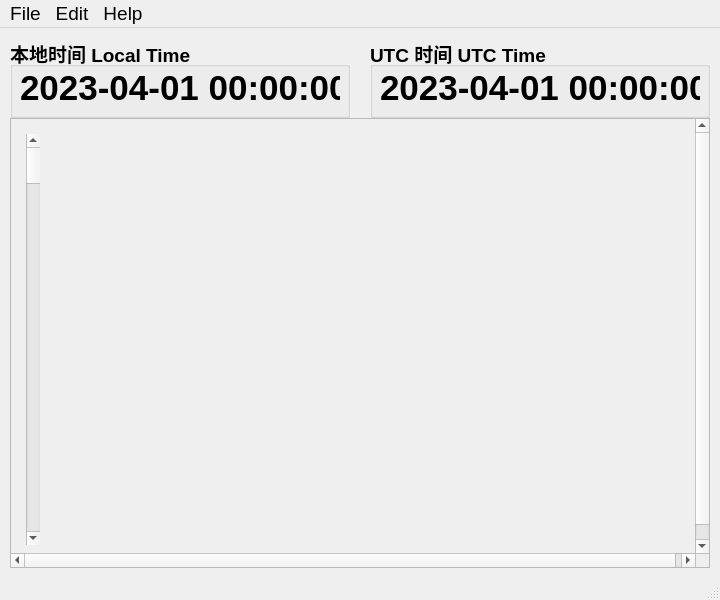
<?xml version="1.0" encoding="UTF-8"?>
<ui version="4.0">
 <class>MainWindow</class>
 <widget class="QMainWindow" name="MainWindow">
  <property name="geometry">
   <rect>
    <x>0</x>
    <y>0</y>
    <width>720</width>
    <height>600</height>
   </rect>
  </property>
  <property name="sizePolicy">
   <sizepolicy hsizetype="Fixed" vsizetype="Fixed">
    <horstretch>0</horstretch>
    <verstretch>0</verstretch>
   </sizepolicy>
  </property>
  <property name="minimumSize">
   <size>
    <width>720</width>
    <height>600</height>
   </size>
  </property>
  <property name="maximumSize">
   <size>
    <width>720</width>
    <height>600</height>
   </size>
  </property>
  <property name="windowTitle">
   <string>MainWindow</string>
  </property>
  <widget class="QWidget" name="centralwidget">
   <widget class="QGroupBox" name="localTimeGroupBox">
    <property name="geometry">
     <rect>
      <x>10</x>
      <y>10</y>
      <width>340</width>
      <height>80</height>
     </rect>
    </property>
    <property name="sizePolicy">
     <sizepolicy hsizetype="Fixed" vsizetype="Fixed">
      <horstretch>0</horstretch>
      <verstretch>0</verstretch>
     </sizepolicy>
    </property>
    <property name="maximumSize">
     <size>
      <width>340</width>
      <height>80</height>
     </size>
    </property>
    <property name="font">
     <font>
      <pointsize>14</pointsize>
      <weight>75</weight>
      <bold>true</bold>
     </font>
    </property>
    <property name="title">
     <string>本地时间 Local Time</string>
    </property>
    <widget class="QLabel" name="localTimeLabel">
     <property name="geometry">
      <rect>
       <x>10</x>
       <y>25</y>
       <width>320</width>
       <height>50</height>
      </rect>
     </property>
     <property name="sizePolicy">
      <sizepolicy hsizetype="Fixed" vsizetype="Fixed">
       <horstretch>0</horstretch>
       <verstretch>0</verstretch>
      </sizepolicy>
     </property>
     <property name="maximumSize">
      <size>
       <width>320</width>
       <height>50</height>
      </size>
     </property>
     <property name="font">
      <font>
       <family>Arial</family>
       <pointsize>26</pointsize>
       <weight>75</weight>
       <bold>true</bold>
      </font>
     </property>
     <property name="text">
      <string>2023-04-01 00:00:00</string>
     </property>
    </widget>
   </widget>
   <widget class="QGroupBox" name="utcTimeGroupBox">
    <property name="geometry">
     <rect>
      <x>370</x>
      <y>10</y>
      <width>340</width>
      <height>80</height>
     </rect>
    </property>
    <property name="sizePolicy">
     <sizepolicy hsizetype="Fixed" vsizetype="Fixed">
      <horstretch>0</horstretch>
      <verstretch>0</verstretch>
     </sizepolicy>
    </property>
    <property name="maximumSize">
     <size>
      <width>340</width>
      <height>80</height>
     </size>
    </property>
    <property name="font">
     <font>
      <pointsize>14</pointsize>
      <weight>75</weight>
      <bold>true</bold>
     </font>
    </property>
    <property name="title">
     <string>UTC 时间 UTC Time</string>
    </property>
    <widget class="QLabel" name="utcTimeLabel">
     <property name="geometry">
      <rect>
       <x>10</x>
       <y>25</y>
       <width>320</width>
       <height>50</height>
      </rect>
     </property>
     <property name="sizePolicy">
      <sizepolicy hsizetype="Fixed" vsizetype="Fixed">
       <horstretch>0</horstretch>
       <verstretch>0</verstretch>
      </sizepolicy>
     </property>
     <property name="maximumSize">
      <size>
       <width>320</width>
       <height>50</height>
      </size>
     </property>
     <property name="font">
      <font>
       <family>Arial</family>
       <pointsize>26</pointsize>
       <weight>75</weight>
       <bold>true</bold>
      </font>
     </property>
     <property name="text">
      <string>2023-04-01 00:00:00</string>
     </property>
    </widget>
   </widget>
   <widget class="QScrollArea" name="scrollArea">
    <property name="geometry">
     <rect>
      <x>10</x>
      <y>90</y>
      <width>700</width>
      <height>450</height>
     </rect>
    </property>
    <property name="sizePolicy">
     <sizepolicy hsizetype="Fixed" vsizetype="Fixed">
      <horstretch>0</horstretch>
      <verstretch>0</verstretch>
     </sizepolicy>
    </property>
    <property name="maximumSize">
     <size>
      <width>700</width>
      <height>450</height>
     </size>
    </property>
    <property name="widgetResizable">
     <bool>true</bool>
    </property>
    <widget class="QWidget" name="scrollAreaWidgetContents">
     <property name="geometry">
      <rect>
       <x>0</x>
       <y>0</y>
       <width>690</width>
       <height>450</height>
      </rect>
     </property>
     <property name="sizePolicy">
      <sizepolicy hsizetype="Fixed" vsizetype="Preferred">
       <horstretch>0</horstretch>
       <verstretch>0</verstretch>
      </sizepolicy>
     </property>
     <property name="minimumSize">
      <size>
       <width>690</width>
       <height>450</height>
      </size>
     </property>
     <property name="maximumSize">
      <size>
       <width>690</width>
       <height>900</height>
      </size>
     </property>
     <widget class="QWidget" name="verticalLayoutWidget">
      <property name="geometry">
       <rect>
        <x>10</x>
        <y>10</y>
        <width>671</width>
        <height>421</height>
       </rect>
      </property>
      <layout class="QVBoxLayout" name="verticalLayout">
       <property name="spacing">
        <number>5</number>
       </property>
       <property name="leftMargin">
        <number>5</number>
       </property>
       <property name="topMargin">
        <number>5</number>
       </property>
       <property name="rightMargin">
        <number>5</number>
       </property>
       <property name="bottomMargin">
        <number>5</number>
       </property>
       <item>
        <widget class="QScrollBar" name="verticalScrollBar">
         <property name="orientation">
          <enum>Qt::Vertical</enum>
         </property>
        </widget>
       </item>
      </layout>
     </widget>
    </widget>
   </widget>
  </widget>
  <widget class="QMenuBar" name="menubar">
   <property name="geometry">
    <rect>
     <x>0</x>
     <y>0</y>
     <width>720</width>
     <height>22</height>
    </rect>
   </property>
   <property name="sizePolicy">
    <sizepolicy hsizetype="Fixed" vsizetype="Fixed">
     <horstretch>0</horstretch>
     <verstretch>0</verstretch>
    </sizepolicy>
   </property>
   <property name="maximumSize">
    <size>
     <width>720</width>
     <height>30</height>
    </size>
   </property>
   <property name="baseSize">
    <size>
     <width>0</width>
     <height>4</height>
    </size>
   </property>
   <property name="font">
    <font>
     <pointsize>14</pointsize>
    </font>
   </property>
   <widget class="QMenu" name="menuFile">
    <property name="geometry">
     <rect>
      <x>1016</x>
      <y>145</y>
      <width>120</width>
      <height>40</height>
     </rect>
    </property>
    <property name="sizePolicy">
     <sizepolicy hsizetype="Fixed" vsizetype="Fixed">
      <horstretch>0</horstretch>
      <verstretch>0</verstretch>
     </sizepolicy>
    </property>
    <property name="maximumSize">
     <size>
      <width>120</width>
      <height>40</height>
     </size>
    </property>
    <property name="font">
     <font>
      <pointsize>14</pointsize>
      <weight>50</weight>
      <bold>false</bold>
     </font>
    </property>
    <property name="title">
     <string>File</string>
    </property>
   </widget>
   <widget class="QMenu" name="menuHelp">
    <property name="geometry">
     <rect>
      <x>627</x>
      <y>351</y>
      <width>120</width>
      <height>40</height>
     </rect>
    </property>
    <property name="sizePolicy">
     <sizepolicy hsizetype="Fixed" vsizetype="Fixed">
      <horstretch>0</horstretch>
      <verstretch>0</verstretch>
     </sizepolicy>
    </property>
    <property name="maximumSize">
     <size>
      <width>120</width>
      <height>40</height>
     </size>
    </property>
    <property name="font">
     <font>
      <pointsize>14</pointsize>
      <weight>50</weight>
      <bold>false</bold>
     </font>
    </property>
    <property name="title">
     <string>Help</string>
    </property>
   </widget>
   <widget class="QMenu" name="menuEdit">
    <property name="title">
     <string>Edit</string>
    </property>
    <addaction name="actionTime_Zone"/>
    <addaction name="actionConfig"/>
   </widget>
   <addaction name="menuFile"/>
   <addaction name="menuEdit"/>
   <addaction name="menuHelp"/>
  </widget>
  <widget class="QStatusBar" name="statusbar"/>
  <action name="actionTime_Zone">
   <property name="text">
    <string>Time Zone</string>
   </property>
  </action>
  <action name="actionConfig">
   <property name="text">
    <string>Settings</string>
   </property>
  </action>
 </widget>
 <resources/>
 <connections/>
</ui>
